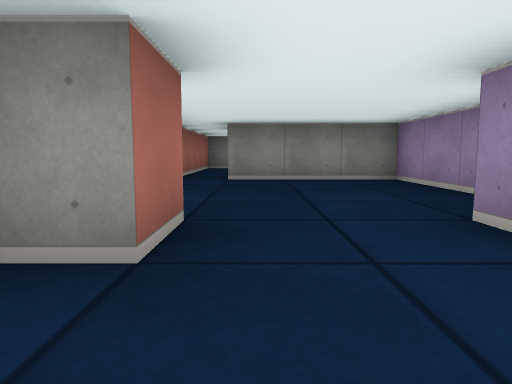
View 1 (above)

13 first-person views from a walk through a cub3D maze. The camera is about half as high as the walls, tilts 6° down and sees 70° across. The floor is counted in squares. Each view is taken from the middle of a square. On the plan, view 1 faces up. The plan holds only what a view shows up to about 9 squares ahead; the rest is blank.

View 2
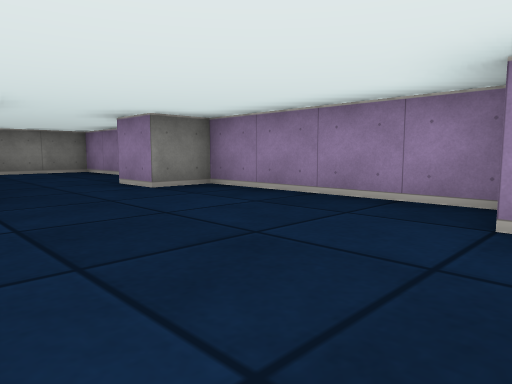

View 3
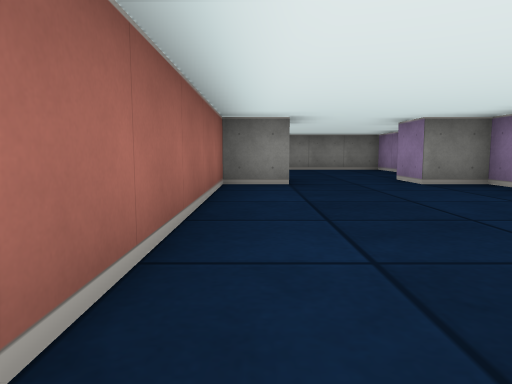

View 4
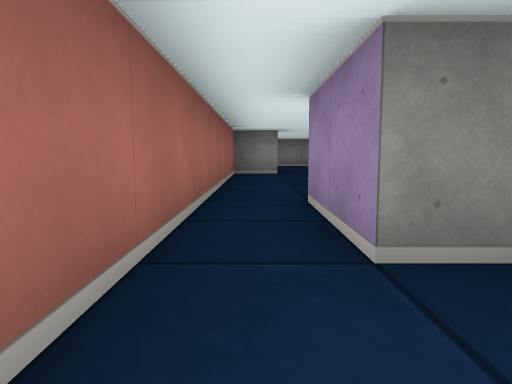

View 5
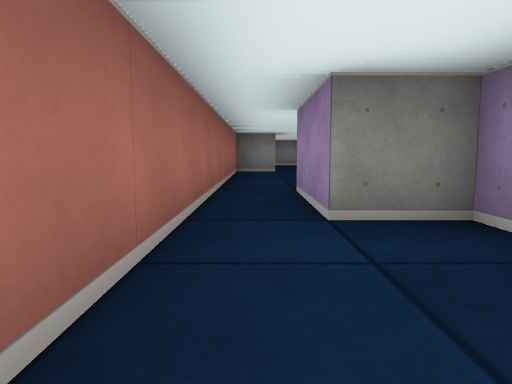

View 6
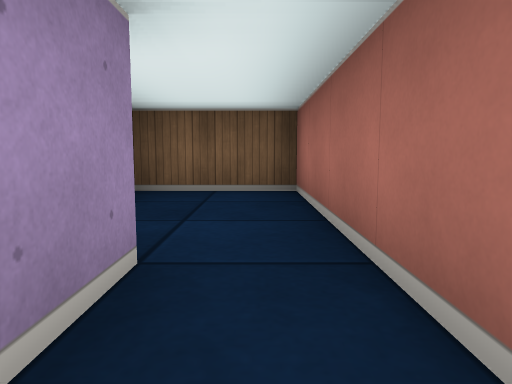

View 7
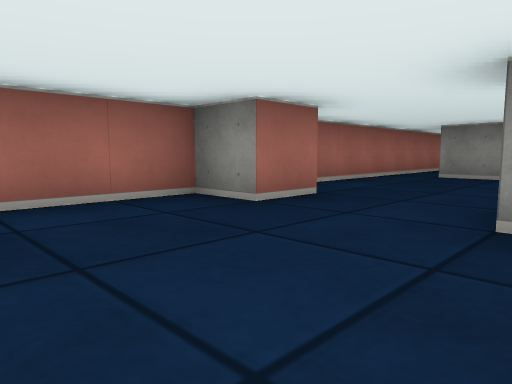

View 8
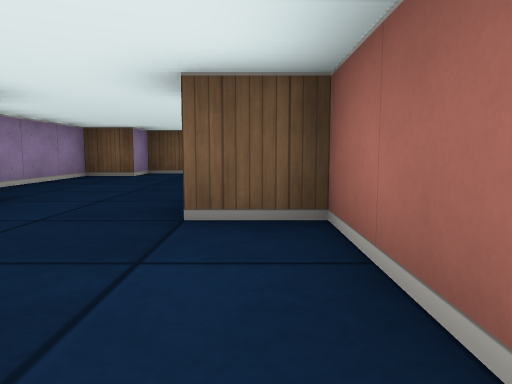

View 9
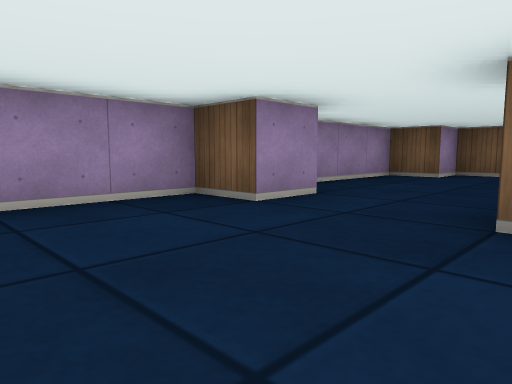

View 10
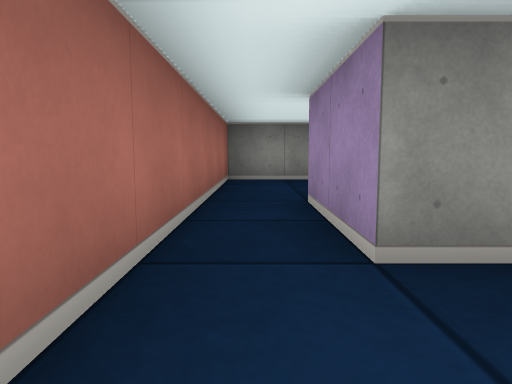

View 11
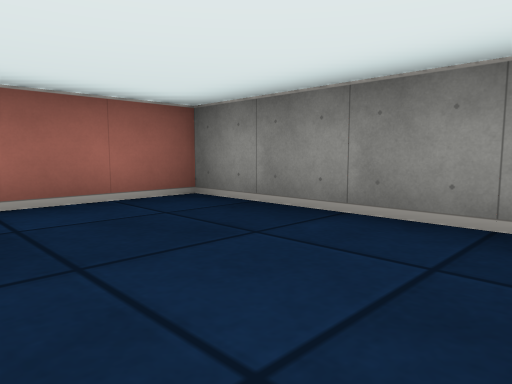

View 12
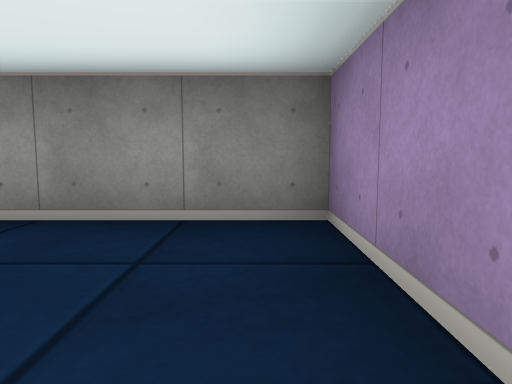

View 13
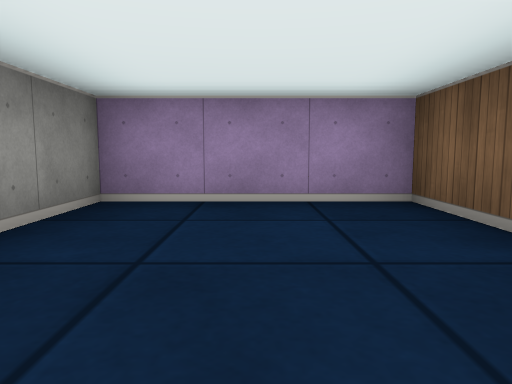

### Floor plan
Ten units are one square. View 1 is at (0, 0); x grows to the right and y downward. Boxes are objects, and circles mark ways between rooms. Rooms are numbered by the first view taken in them; rooms with no view inside come last. Other rooms are left out.
<svg viewBox="-20 -120 50 210">
<path fill="none" stroke="#000" d="M-5 -15 -15 -15 -15 55M6 35 15 35 15 25 25 25 25 -15 15 -15M-5 55 -5 35M-15 55 -15 85 5 85M5 60 5 55 -5 55M-15 -65 -15 -25 -5 -25 -5 -15M15 -15 15 -25 25 -25 25 -65 -5 -65M10 -85 25 -85 25 -115 -15 -115 -15 -65M-5 -65 -5 -85"/>
<circle cx="-10" cy="50" r="3" fill="#2a7"/>
<circle cx="5" cy="-20" r="3" fill="#2a7"/>
<circle cx="-10" cy="-75" r="3" fill="#2a7"/>
<text x="0" y="10">1</text>
<text x="-10" y="70">2</text>
<text x="0" y="-40">3</text>
<text x="0" y="-100">4</text>
</svg>
Room 1 opens to room 2. Room 1 opens to room 3. Room 3 opens to room 4.

Where each view was taken, in squares from view 1:
view 1: 0 up, 0 right, facing up
view 2: 3 down, 1 left, facing up-right
view 3: 4 down, 1 left, facing up
view 4: 7 down, 1 left, facing up
view 5: 8 down, 1 left, facing up
view 6: 4 down, 1 left, facing down
view 7: 1 down, 2 right, facing up-left
view 8: 5 up, 1 left, facing down
view 9: 5 up, 1 left, facing down-right
view 10: 5 up, 1 left, facing up
view 11: 9 up, 2 right, facing up-left
view 12: 9 up, 2 right, facing up
view 13: 10 up, 1 left, facing right
